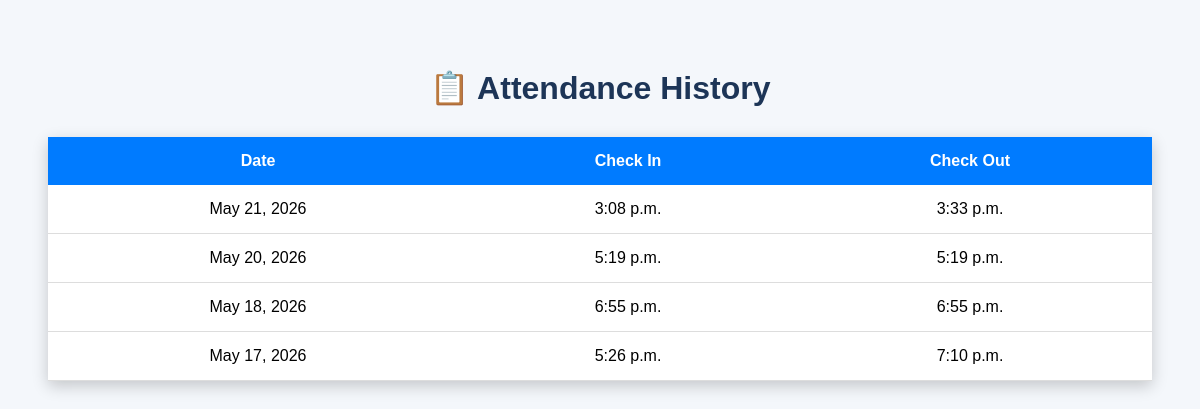
The page /attendance-history/ (signed in) on the database its author committed.
### library/models.py (models this page shows, shortened)
class Attendance(models.Model):
    student = models.ForeignKey(Student, on_delete=models.CASCADE)
    date = models.DateField(auto_now_add=True)
    check_in = models.TimeField(null=True, blank=True)
    check_out = models.TimeField(null=True, blank=True)

### library/views.py (the view)
# urls.py: path('attendance-history/', views.attendance_history, name='attendance_history'),
def attendance_history(request):
    student_id = request.session.get('student_id')
    if not student_id:
        return redirect('login')
    student = Student.objects.get(id=student_id)
    records = Attendance.objects.filter(student=student).order_by('-date')
    return render(request,
        'library/attendance_history.html',
        {
            'records': records
        }
    )

### templates/library/attendance_history.html (shortened to what this page needs)
{% load static %}
<!DOCTYPE html>
<html>
<head>
</head>
<body>
    <h1>📋 Attendance History</h1>
    <table>
        <tr>
            <th>Date</th>
            <th>Check In</th>
            <th>Check Out</th>
        </tr>
        {% for record in records %}
        <tr>
            <td>{{ record.date }}</td>
          <td>
    {% if record.check_in %}
    {{ record.check_in }}
{% else %}
    Absent
{% endif %}
</td>
<td>
   {% if record.check_out %}
    {{ record.check_out }}
{% else %}
    Not Checked Out
{% endif %}
</td>
        </tr>
        {% endfor %}
    </table>
</body>
</html>

### templates/library/attendance_history.html (style rules this page uses)
body { font-family:Arial; background:#f4f7fb; padding:40px; }
h1 { text-align:center; margin-bottom:30px; color:#1d3557; }
table { width:100%; border-collapse:collapse; background:white; box-shadow:0 5px 15px rgba(0,0,0,0.2); }
th { background:#007bff; color:white; padding:15px; }
td { padding:15px; text-align:center; border-bottom:1px solid #ddd; }

### rows shown on the page
Attendance: date "May 21, 2026", check_in "3:08 p.m.", check_out "3:33 p.m."
Attendance: date "May 20, 2026", check_in "5:19 p.m.", check_out "5:19 p.m."
Attendance: date "May 18, 2026", check_in "6:55 p.m.", check_out "6:55 p.m."
Attendance: date "May 17, 2026", check_in "5:26 p.m.", check_out "7:10 p.m."
